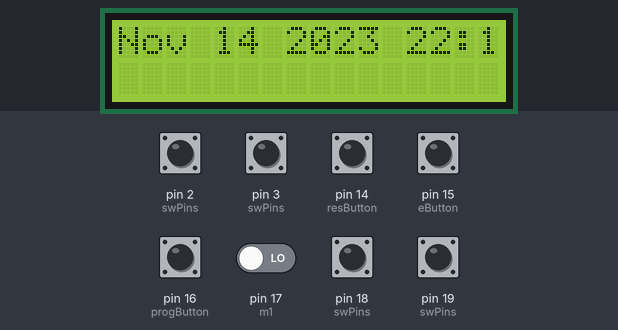
Bench run of a sketch on a simulated Arduino Uno, built with avr-gcc and run on an emulated ATmega328P. On the bench: 16×2 character LCD. The test bench sets the inputs (shaded band); at power-on: pin 2 (swPins), pin 3 (swPins), pin 18 (swPins), pin 19 (swPins) HIGH, pin 14 (resButton), pin 15 (eButton), pin 16 (progButton), pin 17 (m1) LOW. What the sketch prints to the serial monitor is not drawn.

Above: at 0.1 s.
2.3 s: pin 16 (progButton) pulled HIGH for 1 s
At 2.9 s:
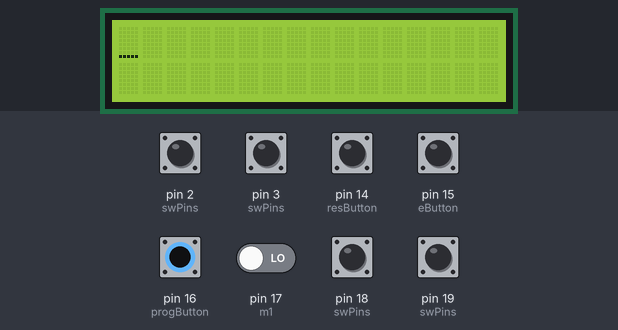
4.8 s: pin 15 (eButton) pulled HIGH for 0.15 s
Timing chart, 0 to 7.8 s (numbered marks = the images above; inputs shaded):
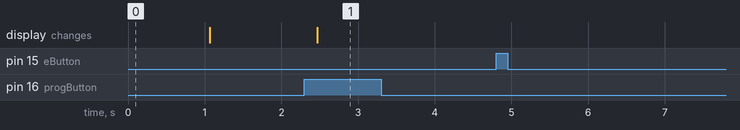

The sketch:

BitBanger-LCD1.ino
```cpp
/**
 * Niffty Discription of what the project does
 *  - Andrew Brady
 */


// include the library code:
#include <LiquidCrystal.h>
const char compile_date[] = __DATE__ " " __TIME__;

// initialize the library by associating any needed LCD interface pin
// with the arduino pin number it is connected to
const int rs = 12, en = 13, d0 = 11, d1 = 10, d2 = 9, d3 = 8, d4 = 7, d5=6, d6=5, d7 = 4;
const int dPins[] = { d0, d1, d2, d3, d4, d5, d6, d7 };
LiquidCrystal lcd(rs, en, d0, d1, d2, d3, d4, d5, d6, d7);

// D3 is SW8
// D2 is SW7
// D18 is SW6
// D19 is SW5
// D20 is SW4
// D21 is SW3
// D22 is SW2
// D23 is SW1
const int sw1 = 23, sw2 = 22, sw3 = 21, sw4 = 20, sw5 = 19, sw6 = 18, sw7 = 2, sw8 = 3;

/**
const int swPins[] = {
  sw1, sw2, sw3, sw4, sw5, sw6, sw7, sw8
};
**/

// Needed to reverse these
const int swPins[] = {
  sw8, sw7, sw6, sw5, sw4, sw3, sw2, sw1
};


const int eButton    = 15; // D15 E
const int resButton  = 14; // D14 Resgister Select Button
const int progButton = 16; // D16 - Program Button
const int m1         = 17; // D17 - M1 Memory Slot?

int curColPos = 0;
int curRowPos = 0;

void print_binary(int number, byte Length){
  static int Bits;
  if (number) { //The remaining bits have a value greater than zero continue
    Bits++; // Count the number of bits so we know how many leading zeros to print first
    print_binary(number >> 1, Length); // Remove a bit and do a recursive call this function.
    if (Bits) for (byte x = (Length - Bits); x; x--) Serial.write('0'); // Add the leading zeros
    Bits = 0; // clear no need for this any more
    Serial.write((number & 1) ? '1' : '0'); // print the bits in reverse order as we depart the recursive function
  }
}

void setup() {
  for (int thisPin = 0; thisPin <7; thisPin++){
    pinMode(swPins[thisPin], INPUT);
  }

  // set up the LCD's number of columns and rows:
  lcd.begin(16, 2);
  lcd.setCursor(0,0);
  lcd.print(compile_date);

  Serial.begin(9600);
  delay(1000);
  Serial.println(compile_date);

  lcd.clear();
}

void loop() {

  int eButtonState = digitalRead(eButton);
  int resButtonState = digitalRead(resButton);

  // Read all our switches state
  byte swState[8];
  for (int thisPin = 0; thisPin <8; thisPin++){
    swState[thisPin] = digitalRead(swPins[thisPin]);
  }

  //lcd.setCursor(curColPos,curRowPos); // This breaks programablity

  // Here is where we might do a command for BOTH buttons, such as sending
  //  a command (turn off the blinker)

  if(eButtonState == 1 and resButtonState == 1){
    curColPos++;

  } else {
    if(eButtonState == 1){
      // Crystal Lib method
      byte b = 0;
      for( int i = 0; i < 8; i++){
        b += (swState[i] << (7-i));
      }
      //lcd.write(b);   // Trying to not use the library
      print_binary(b, 8);
      Serial.println();
      //Duplicate above but manually
      // First RS = HIGH (for data)

      digitalWrite(rs, HIGH); // Next set the data pins
      for ( int i = 0; i < 8; i++){
        digitalWrite(dPins[i], swState[i]);
      }
      digitalWrite(en, HIGH);
      delay(20);
      digitalWrite(en, LOW);


      curColPos++;

    }

    if(resButtonState == 1){
      // This is for sending commands, and can assume that the en is pressed
      // First RS = LOW (for instruction)
      digitalWrite(rs, LOW);
      // Next set the data pins
      for ( int i = 0; i < 8; i++){
        digitalWrite(dPins[i], swState[i]);
      }
      digitalWrite(en, HIGH);
      delay(20);
      digitalWrite(en, LOW);

      //Now set the RS back to data
      digitalWrite(rs, HIGH);
    }
  }

  if(digitalRead(progButton) == 1 and digitalRead(m1) == 1){
    curColPos--;
    if (curColPos < 0){
      curColPos = 0;
    }
  } else {

    if(digitalRead(progButton) == 1){
      lcd.cursor();
    }

    if(digitalRead(m1) == 1){
      lcd.noCursor();
    }

  }

  delay(200);
}
```

Measured:
- after the input at 2.3 s, the display: changes after 0.17 s (image 1)
- after the input at 4.8 s, every drawn part: stays the same
